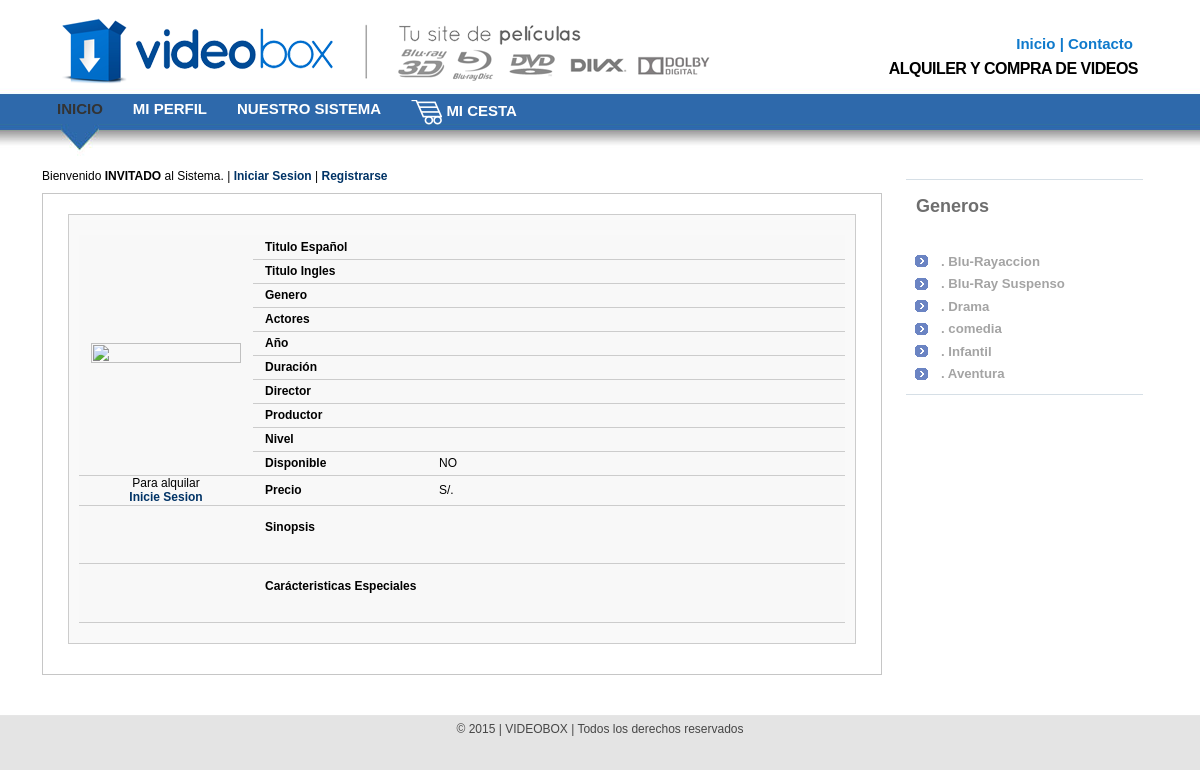
Screenshot of /detalle_pelicula.php with the database file from the repository.
### tables this page shows
CREATE TABLE `genero` (
  `id` int(11) NOT NULL,
  `nombre` varchar(45) default NULL,
  `descripcion` longtext,
  PRIMARY KEY  (`id`)
);

### html.php (the view, shortened to what this page needs)
<?php
function head($estilo="estilo.css")
{
	$tipouser = $_SESSION['tipouser'];
?>
<!DOCTYPE html PUBLIC "-//W3C//DTD XHTML 1.0 Strict//EN" "http://www.w3.org/TR/xhtml1/DTD/xhtml1-strict.dtd">
<html xmlns="http://www.w3.org/1999/xhtml">
<head>
	<link rel="stylesheet" href="css/<?php echo $estilo ?>" type="text/css" />
</head>
<body>
<div id="header">
  <div id="header-content">
	<h1 id="logo-text"><img src="logo.png"><br /><a href="index.php" title=""><span></span></a></h1>
    <h2 id="slogan">ALQUILER Y COMPRA DE VIDEOS</h2>
    <div id="header-links">
<p><a href="index.php">Inicio</a> | <a href="contacto.php">Contacto</a></p>
    </div>
  </div>
</div>
<div id="nav-wrap">
  <div id="nav">
    <ul>
        <?php
           if ($tipouser == 2) {
		 ?>
	  <li id="current"><a href="index.php"> INICIO</a></li>
      <li><a href="rptventa.php"> Ver Reporte</a></li>
         <?php
		   } elseif($tipouser == 3) {
		 ?>
	      <li id="current"><a href="index.php"> INICIO</a></li>
         <?php
			}else {
			    ?>
               	  <li id="current"><a href="index.php"> INICIO</a></li>
      <li><a href="perfil.php"> Mi Perfil</a></li>
	  <li><a href="nosotros.php"> Nuestro sistema</a></li>
	  <li><a href="vercesta.php"><img src="css/cesta.png" align="absmiddle"/> Mi cesta</a></li>
          <?php
			   }
		 ?>
    </ul>
  </div>
</div>
<div id="content-wrap">
<div id="content">
<?php
}
function menu($m=1)
{
if($m==0)
{
?>
 <div id="sidebar" >
      <div class="sep">
      </div>
      <div class="sidebox">
        <h1>Sistema </h1>
        <p></p>
      </div>
 </div>
<?
}
else{
?>
	<div id="sidebar" >
		<div class="sep">
       </div>
        <h1>Generos</h1>
        <div class="sidebox">
        <ul class="sidemenu">
                <?php
                 $consulta=mysql_query("SELECT id,nombre FROM genero")or die("<b>Error1. El servidor dijo: </b> " . mysql_error());
                 while ($r = mysql_fetch_assoc($consulta)) {
				 ?>
                 <li><a href="index.php?idgenero=<?php echo $r['id'];?>">.                   <?php echo $r['nombre'];?></a></li>
                <?php
				 }
				?>
        </div>
		<br />
      </div>
<?php
}
}
function footer()
{
?>
<p></p>
</div>
</div>
</div>
<span>
<div id="footer-wrap">
  <div id="footer-bottom">
	<p>&copy; 2015 | VIDEOBOX | Todos los derechos reservados</p>
  </div>
  </span>
</body>
</html>
<?php
}
function mensaje($mensaje="<p>Ingrese sus Nombre de Usuario y Contrase?a Por favor <b><a href=\"../index.php\">Regresar a la Portada</a></b></p>")
{
   	echo $mensaje;
}
?>

### css/estilo.css (style rules this page uses)
* { padding: 0; margin: 0; border: 1; }
body { margin: 0; padding: 0; font: normal 12px/1.2em verdana, tahoma, sans-serif; text-align: center; background: #E4E4E4 url(headerbg.jpg) repeat-x 0 0; color: #000; }
a { color: #003366; background-color: inherit; text-decoration: none; }
h1, h2, h3 { font: 1em 'Trebuchet MS', Tahoma, Arial, Sans-serif; color: #000; }
h1 { font-size: 2.5em; }
h2 { font-size: 2em; text-transform:uppercase; }
p, h1, h2, h3 { margin: 0; padding: 10px 15px; }
ul, ol { margin: 10px 30px; padding: 0 15px; }
img { border: 0px solid #0F7ACC; padding: 0px; }
#header-content, #content, #nav { width: 93%; }
#header { height: 95px; text-align: left; }
#header-content { position: relative; margin: 0 auto; padding: 0; }
#header-content #slogan { position: absolute; font: bold 16px 'Trebuchet Ms', Sans-serif; text-transform: none; color: #000; letter-spacing: -0.5px; margin: 0; padding: 0; top: 60px; right: 20px; }
#header-content #header-links { position: absolute; top: 25px; right: 10px; color: #0F7ACC; font: bold 15px "Trebuchet MS", Tahoma, Sans-serif; }
#header-content #header-links a { color:#0F7ACC; text-decoration: none; }
#nav-wrap { float: left; width: 100%; background: url(menubg.jpg) repeat-x left bottom; clear: both; }
#nav { clear: both; margin: 0 auto; padding: 0; }
#nav ul { float: left; list-style: none; text-transform: uppercase; margin: 0; padding: 0; height: 64px; }
#nav ul li { float: left; margin: 0; padding: 0; height: 64px; }
#nav ul li a { display: block; float: left; width: auto; margin: 0; padding: 5px 15px; color: #FFF; font: bold 15px "Calibri", "Trebuchet MS", Helvetica, Arial, Geneva, sans-serif; text-decoration: none; letter-spacing: 0px; }
#nav ul li#current { background: url(nav-current.jpg) no-repeat center bottom; }
#nav ul li#current a { color: #333; }
#content-wrap { clear: both; float: left; background: #FFFFFF; width: 100%; }
#content { text-align: left; padding: 0; margin: 0 auto; }
#sidebar { float: right; width: 21em; margin: 10px 0 10px -21em; padding: 0; }
#sidebar h1 { font: bold 1.5em 'Trebuchet MS', Tahoma, Arial, Sans-serif; padding: .3em 0 .5em 10px; color: #6E6E6E; }
#sidebar ul.sidemenu { list-style:none; margin: 0; padding: .3em 0 1em 5px; font-family: 'Trebuchet MS', Tahoma, Sans-serif; }
#sidebar ul.sidemenu li { padding: 0; background: url(sidebullet.gif) no-repeat .3em .5em; }
#sidebar ul.sidemenu li a { display: block; font-weight: bold; color: #A4A4A4; text-decoration: none; padding: .2em 0 0em 30px; line-height: 1.5em; font-size: 1.1em; }
#sidebar .sidebox { margin: 5px 15px 5px 0; padding: 0; background: url(sidebarsep.jpg) repeat-x left bottom; }
#sidebar .sep { background: url(sidebarsep.jpg) repeat-x left bottom; height: 2px; margin: 0px 15px 10px 0; clear: both; }
#footer-wrap { top: 60px; clear: both; border-top: 1px solid #E6E6E6; text-align: left; margin: 0; padding: 0.5em 0; }
#footer-wrap p { padding: 0px 0; }
#footer-bottom { clear: both; color: #464646; margin: 0 auto; padding: 0em 0; text-align: center; }

### rows the page displays
genero: nombre "Blu-Rayaccion"
genero: nombre "Blu-Ray Suspenso"
genero: nombre "Drama"
genero: nombre "comedia"
genero: nombre "Infantil"
genero: nombre "Aventura"

### other values shown
$mensaje "Bienvenido INVITADO al Sistema. | Iniciar Sesion | Registrarse"
respdisponible($r['stock']) "NO"
